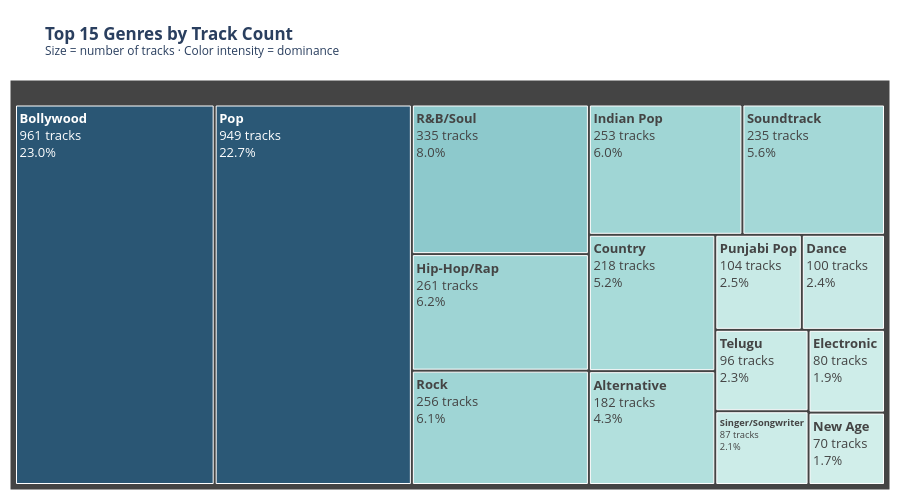

The cell this chart's notebook holds for it:
### Code cell
genre_counts = df['genre'].value_counts().head(15).reset_index()
genre_counts.columns = ['genre', 'count']
genre_counts['pct'] = (genre_counts['count'] / genre_counts['count'].sum() * 100).round(1)

fig1 = px.treemap(
    genre_counts,
    path=['genre'],
    values='count',
    color='count',
    color_continuous_scale='Teal',
    custom_data=['pct'],
    title='<b>Top 15 Genres by Track Count</b><br><sup>Size = number of tracks · Color intensity = dominance</sup>'
)
fig1.update_traces(
    texttemplate='<b>%{label}</b><br>%{value:,} tracks<br>%{customdata[0]:.1f}%',
    textfont_size=13
)
fig1.update_layout(height=500, coloraxis_showscale=False, margin=dict(t=80, l=10, r=10, b=10))
fig1.show()

print('\nInsight: Pop (22.7%) and Bollywood (23.0%) alone account for ~46% of all catalog tracks.')

### Figure 1 — Plotly figure (JSON) as saved in the notebook; plotly's stock layout.template omitted (floating-point values rounded to 4 significant figures)
{"data": [{"branchvalues": "total", "customdata": [["23.0", 961], ["22.7", 949], ["8.0", 335], ["6.2", 261], ["6.1", 256], ["6.0", 253], ["5.6", 235], ["5.2", 218], ["4.3", 182], ["2.5", 104], ["2.4", 100], ["2.3", 96], ["2.1", 87], ["1.9", 80], ["1.7", 70]], "domain": {"x": [0, 1], "y": [0, 1]}, "hovertemplate": "labels=%{label}<br>count_sum=%{value}<br>parent=%{parent}<br>id=%{id}<br>count=%{color}<extra></extra>", "ids": ["Bollywood", "Pop", "R&B/Soul", "Hip-Hop/Rap", "Rock", "Indian Pop", "Soundtrack", "Country", "Alternative", "Punjabi Pop", "Dance", "Telugu", "Singer/Songwriter", "Electronic", "New Age"], "labels": ["Bollywood", "Pop", "R&B/Soul", "Hip-Hop/Rap", "Rock", "Indian Pop", "Soundtrack", "Country", "Alternative", "Punjabi Pop", "Dance", "Telugu", "Singer/Songwriter", "Electronic", "New Age"], "marker": {"coloraxis": "coloraxis", "colors": [961.0, 949.0, 335.0, 261.0, 256.0, 253.0, 235.0, 218.0, 182.0, 104.0, 100.0, 96.0, 87.0, 80.0, 70.0]}, "name": "", "parents": ["", "", "", "", "", "", "", "", "", "", "", "", "", "", ""], "textfont": {"size": 13}, "texttemplate": "<b>%{label}</b><br>%{value:,} tracks<br>%{customdata[0]:.1f}%", "type": "treemap", "values": [961.0, 949.0, 335.0, 261.0, 256.0, 253.0, 235.0, 218.0, 182.0, 104.0, 100.0, 96.0, 87.0, 80.0, 70.0]}], "layout": {"coloraxis": {"colorbar": {"title": {"text": "count"}}, "colorscale": [[0, "rgb(209, 238, 234)"], [0.1667, "rgb(168, 219, 217)"], [0.3333, "rgb(133, 196, 201)"], [0.5, "rgb(104, 171, 184)"], [0.6667, "rgb(79, 144, 166)"], [0.8333, "rgb(59, 115, 143)"], [1, "rgb(42, 86, 116)"]], "showscale": false}, "height": 500, "legend": {"tracegroupgap": 0}, "margin": {"b": 10, "l": 10, "r": 10, "t": 80}, "title": {"text": "<b>Top 15 Genres by Track Count</b><br><sup>Size = number of tracks · Color intensity = dominance</sup>"}}}
